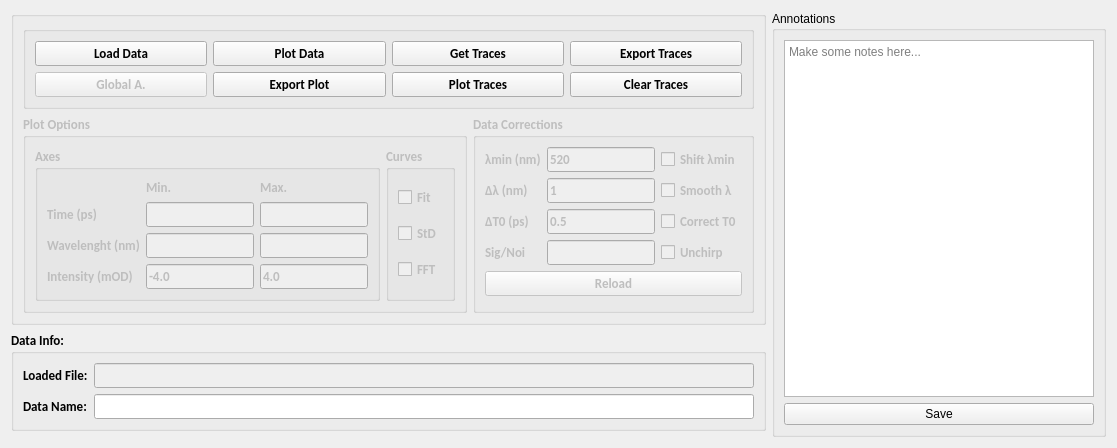
<?xml version="1.0" encoding="UTF-8"?>
<ui version="4.0">
 <class>Form</class>
 <widget class="QWidget" name="Form">
  <property name="geometry">
   <rect>
    <x>0</x>
    <y>0</y>
    <width>1117</width>
    <height>448</height>
   </rect>
  </property>
  <property name="windowTitle">
   <string>Form</string>
  </property>
  <layout class="QGridLayout" name="gridLayout_9">
   <item row="0" column="0">
    <widget class="QGroupBox" name="groupBox_2">
     <property name="font">
      <font>
       <family>Calibri</family>
       <pointsize>10</pointsize>
       <weight>75</weight>
       <bold>true</bold>
      </font>
     </property>
     <property name="title">
      <string/>
     </property>
     <property name="flat">
      <bool>false</bool>
     </property>
     <layout class="QGridLayout" name="gridLayout_4">
      <item row="0" column="0" colspan="2">
       <widget class="QGroupBox" name="buttons_box">
        <property name="enabled">
         <bool>true</bool>
        </property>
        <property name="sizePolicy">
         <sizepolicy hsizetype="Expanding" vsizetype="Preferred">
          <horstretch>0</horstretch>
          <verstretch>0</verstretch>
         </sizepolicy>
        </property>
        <property name="font">
         <font>
          <family>Calibri</family>
          <pointsize>10</pointsize>
          <weight>75</weight>
          <bold>true</bold>
         </font>
        </property>
        <property name="title">
         <string/>
        </property>
        <layout class="QGridLayout" name="gridLayout_5">
         <item row="0" column="3">
          <widget class="QPushButton" name="exporttraces_button">
           <property name="enabled">
            <bool>true</bool>
           </property>
           <property name="font">
            <font>
             <family>Calibri</family>
             <pointsize>10</pointsize>
             <weight>75</weight>
             <bold>true</bold>
            </font>
           </property>
           <property name="text">
            <string>Export Traces</string>
           </property>
           <property name="checkable">
            <bool>false</bool>
           </property>
          </widget>
         </item>
         <item row="3" column="1">
          <widget class="QPushButton" name="exportplot_button">
           <property name="enabled">
            <bool>true</bool>
           </property>
           <property name="font">
            <font>
             <family>Calibri</family>
             <pointsize>10</pointsize>
             <weight>75</weight>
             <bold>true</bold>
            </font>
           </property>
           <property name="text">
            <string>Export Plot</string>
           </property>
           <property name="checkable">
            <bool>false</bool>
           </property>
          </widget>
         </item>
         <item row="0" column="2">
          <widget class="QPushButton" name="gettraces_button">
           <property name="enabled">
            <bool>true</bool>
           </property>
           <property name="font">
            <font>
             <family>Calibri</family>
             <pointsize>10</pointsize>
             <weight>75</weight>
             <bold>true</bold>
            </font>
           </property>
           <property name="text">
            <string>Get Traces</string>
           </property>
           <property name="checkable">
            <bool>false</bool>
           </property>
          </widget>
         </item>
         <item row="3" column="2">
          <widget class="QPushButton" name="plottraces_button">
           <property name="enabled">
            <bool>true</bool>
           </property>
           <property name="font">
            <font>
             <family>Calibri</family>
             <pointsize>10</pointsize>
             <weight>75</weight>
             <bold>true</bold>
            </font>
           </property>
           <property name="text">
            <string>Plot Traces</string>
           </property>
           <property name="checkable">
            <bool>false</bool>
           </property>
          </widget>
         </item>
         <item row="3" column="3">
          <widget class="QPushButton" name="cleartraces_button">
           <property name="enabled">
            <bool>true</bool>
           </property>
           <property name="font">
            <font>
             <family>Calibri</family>
             <pointsize>10</pointsize>
             <weight>75</weight>
             <bold>true</bold>
            </font>
           </property>
           <property name="text">
            <string>Clear Traces</string>
           </property>
           <property name="checkable">
            <bool>false</bool>
           </property>
          </widget>
         </item>
         <item row="0" column="1">
          <widget class="QPushButton" name="plotData_button">
           <property name="enabled">
            <bool>true</bool>
           </property>
           <property name="font">
            <font>
             <family>Calibri</family>
             <pointsize>10</pointsize>
             <weight>75</weight>
             <bold>true</bold>
            </font>
           </property>
           <property name="text">
            <string>Plot Data</string>
           </property>
           <property name="checkable">
            <bool>false</bool>
           </property>
          </widget>
         </item>
         <item row="0" column="0">
          <widget class="QPushButton" name="loadData_button">
           <property name="font">
            <font>
             <family>Calibri</family>
             <pointsize>10</pointsize>
             <weight>75</weight>
             <bold>true</bold>
            </font>
           </property>
           <property name="text">
            <string>Load Data</string>
           </property>
           <property name="checkable">
            <bool>false</bool>
           </property>
          </widget>
         </item>
         <item row="3" column="0">
          <widget class="QPushButton" name="globalA_button">
           <property name="enabled">
            <bool>false</bool>
           </property>
           <property name="font">
            <font>
             <family>Calibri</family>
             <pointsize>10</pointsize>
             <weight>75</weight>
             <bold>true</bold>
            </font>
           </property>
           <property name="text">
            <string>Global A.</string>
           </property>
           <property name="checkable">
            <bool>false</bool>
           </property>
          </widget>
         </item>
        </layout>
       </widget>
      </item>
      <item row="1" column="0">
       <widget class="QGroupBox" name="plotOpt_box">
        <property name="enabled">
         <bool>false</bool>
        </property>
        <property name="font">
         <font>
          <family>Calibri</family>
          <pointsize>10</pointsize>
          <weight>75</weight>
          <bold>true</bold>
         </font>
        </property>
        <property name="title">
         <string>Plot Options</string>
        </property>
        <property name="flat">
         <bool>true</bool>
        </property>
        <layout class="QGridLayout" name="gridLayout_6">
         <item row="0" column="0">
          <widget class="QGroupBox" name="groupBox_5">
           <property name="font">
            <font>
             <family>Calibri</family>
             <pointsize>10</pointsize>
             <weight>75</weight>
             <bold>true</bold>
            </font>
           </property>
           <property name="title">
            <string>Axes</string>
           </property>
           <layout class="QGridLayout" name="gridLayout">
            <item row="0" column="1">
             <widget class="QLabel" name="label_3">
              <property name="font">
               <font>
                <family>Calibri</family>
                <pointsize>10</pointsize>
                <weight>75</weight>
                <bold>true</bold>
               </font>
              </property>
              <property name="text">
               <string>Min.</string>
              </property>
             </widget>
            </item>
            <item row="0" column="2">
             <widget class="QLabel" name="label_2">
              <property name="font">
               <font>
                <family>Calibri</family>
                <pointsize>10</pointsize>
                <weight>75</weight>
                <bold>true</bold>
               </font>
              </property>
              <property name="text">
               <string>Max.</string>
              </property>
             </widget>
            </item>
            <item row="1" column="0">
             <widget class="QLabel" name="label">
              <property name="font">
               <font>
                <family>Calibri</family>
                <pointsize>10</pointsize>
                <weight>75</weight>
                <bold>true</bold>
               </font>
              </property>
              <property name="text">
               <string>Time (ps)</string>
              </property>
             </widget>
            </item>
            <item row="1" column="1">
             <widget class="QLineEdit" name="time_min">
              <property name="font">
               <font>
                <family>Calibri</family>
                <pointsize>10</pointsize>
                <weight>75</weight>
                <bold>true</bold>
               </font>
              </property>
              <property name="inputMask">
               <string/>
              </property>
              <property name="text">
               <string/>
              </property>
             </widget>
            </item>
            <item row="1" column="2">
             <widget class="QLineEdit" name="time_max">
              <property name="font">
               <font>
                <family>Calibri</family>
                <pointsize>10</pointsize>
                <weight>75</weight>
                <bold>true</bold>
               </font>
              </property>
              <property name="inputMask">
               <string/>
              </property>
             </widget>
            </item>
            <item row="2" column="0">
             <widget class="QLabel" name="label_4">
              <property name="font">
               <font>
                <family>Calibri</family>
                <pointsize>10</pointsize>
                <weight>75</weight>
                <bold>true</bold>
               </font>
              </property>
              <property name="text">
               <string>Wavelenght (nm)</string>
              </property>
             </widget>
            </item>
            <item row="2" column="1">
             <widget class="QLineEdit" name="wlen_min">
              <property name="font">
               <font>
                <family>Calibri</family>
                <pointsize>10</pointsize>
                <weight>75</weight>
                <bold>true</bold>
               </font>
              </property>
              <property name="inputMask">
               <string/>
              </property>
              <property name="text">
               <string/>
              </property>
             </widget>
            </item>
            <item row="2" column="2">
             <widget class="QLineEdit" name="wlen_max">
              <property name="font">
               <font>
                <family>Calibri</family>
                <pointsize>10</pointsize>
                <weight>75</weight>
                <bold>true</bold>
               </font>
              </property>
              <property name="inputMask">
               <string/>
              </property>
              <property name="text">
               <string/>
              </property>
             </widget>
            </item>
            <item row="3" column="0">
             <widget class="QLabel" name="label_15">
              <property name="font">
               <font>
                <family>Calibri</family>
                <pointsize>10</pointsize>
                <weight>75</weight>
                <bold>true</bold>
               </font>
              </property>
              <property name="text">
               <string>Intensity (mOD)</string>
              </property>
             </widget>
            </item>
            <item row="3" column="1">
             <widget class="QLineEdit" name="inty_min">
              <property name="font">
               <font>
                <family>Calibri</family>
                <pointsize>10</pointsize>
                <weight>75</weight>
                <bold>true</bold>
               </font>
              </property>
              <property name="text">
               <string>-4.0</string>
              </property>
              <property name="maxLength">
               <number>32767</number>
              </property>
             </widget>
            </item>
            <item row="3" column="2">
             <widget class="QLineEdit" name="inty_max">
              <property name="font">
               <font>
                <family>Calibri</family>
                <pointsize>10</pointsize>
                <weight>75</weight>
                <bold>true</bold>
               </font>
              </property>
              <property name="inputMask">
               <string/>
              </property>
              <property name="text">
               <string>4.0</string>
              </property>
             </widget>
            </item>
           </layout>
          </widget>
         </item>
         <item row="0" column="1">
          <widget class="QGroupBox" name="groupBox_4">
           <property name="font">
            <font>
             <family>Calibri</family>
             <pointsize>10</pointsize>
             <weight>75</weight>
             <bold>true</bold>
            </font>
           </property>
           <property name="title">
            <string>Curves</string>
           </property>
           <layout class="QGridLayout" name="gridLayout_3">
            <item row="0" column="0">
             <widget class="QCheckBox" name="fit_checkbox">
              <property name="font">
               <font>
                <family>Calibri</family>
                <pointsize>10</pointsize>
                <weight>75</weight>
                <bold>true</bold>
               </font>
              </property>
              <property name="text">
               <string>Fit</string>
              </property>
             </widget>
            </item>
            <item row="1" column="0">
             <widget class="QCheckBox" name="std_checkbox">
              <property name="font">
               <font>
                <family>Calibri</family>
                <pointsize>10</pointsize>
                <weight>75</weight>
                <bold>true</bold>
               </font>
              </property>
              <property name="text">
               <string>StD</string>
              </property>
             </widget>
            </item>
            <item row="2" column="0">
             <widget class="QCheckBox" name="fft_checkbox">
              <property name="font">
               <font>
                <family>Calibri</family>
                <pointsize>10</pointsize>
                <weight>75</weight>
                <bold>true</bold>
               </font>
              </property>
              <property name="text">
               <string>FFT</string>
              </property>
             </widget>
            </item>
           </layout>
          </widget>
         </item>
        </layout>
       </widget>
      </item>
      <item row="1" column="1">
       <widget class="QGroupBox" name="dataOpt_box">
        <property name="enabled">
         <bool>false</bool>
        </property>
        <property name="font">
         <font>
          <family>Calibri</family>
          <pointsize>10</pointsize>
          <weight>75</weight>
          <bold>true</bold>
         </font>
        </property>
        <property name="title">
         <string>Data Corrections</string>
        </property>
        <property name="flat">
         <bool>true</bool>
        </property>
        <layout class="QGridLayout" name="gridLayout_2">
         <item row="0" column="0">
          <widget class="QLabel" name="label_13">
           <property name="font">
            <font>
             <family>Calibri</family>
             <pointsize>10</pointsize>
             <weight>75</weight>
             <bold>true</bold>
            </font>
           </property>
           <property name="toolTip">
            <string>&lt;html&gt;&lt;head/&gt;&lt;body&gt;&lt;p&gt;Min lambda probe&lt;/p&gt;&lt;/body&gt;&lt;/html&gt;</string>
           </property>
           <property name="text">
            <string>λmin (nm)</string>
           </property>
          </widget>
         </item>
         <item row="0" column="1">
          <widget class="QLineEdit" name="W0_value">
           <property name="font">
            <font>
             <family>Calibri</family>
             <pointsize>10</pointsize>
             <weight>75</weight>
             <bold>true</bold>
            </font>
           </property>
           <property name="inputMask">
            <string/>
           </property>
           <property name="text">
            <string>520</string>
           </property>
          </widget>
         </item>
         <item row="0" column="2">
          <widget class="QCheckBox" name="w0_checkbox">
           <property name="font">
            <font>
             <family>Calibri</family>
             <pointsize>10</pointsize>
             <weight>75</weight>
             <bold>true</bold>
            </font>
           </property>
           <property name="text">
            <string>Shift λmin</string>
           </property>
          </widget>
         </item>
         <item row="1" column="0">
          <widget class="QLabel" name="label_12">
           <property name="font">
            <font>
             <family>Calibri</family>
             <pointsize>10</pointsize>
             <weight>75</weight>
             <bold>true</bold>
            </font>
           </property>
           <property name="toolTip">
            <string>&lt;html&gt;&lt;head/&gt;&lt;body&gt;&lt;p&gt;Lambda averaging step&lt;/p&gt;&lt;/body&gt;&lt;/html&gt;</string>
           </property>
           <property name="text">
            <string>Δλ (nm)</string>
           </property>
          </widget>
         </item>
         <item row="1" column="1">
          <widget class="QLineEdit" name="delta_wl">
           <property name="font">
            <font>
             <family>Calibri</family>
             <pointsize>10</pointsize>
             <weight>75</weight>
             <bold>true</bold>
            </font>
           </property>
           <property name="inputMask">
            <string/>
           </property>
           <property name="text">
            <string>1</string>
           </property>
          </widget>
         </item>
         <item row="1" column="2">
          <widget class="QCheckBox" name="dlambda_checkbox">
           <property name="font">
            <font>
             <family>Calibri</family>
             <pointsize>10</pointsize>
             <weight>75</weight>
             <bold>true</bold>
            </font>
           </property>
           <property name="text">
            <string>Smooth λ</string>
           </property>
          </widget>
         </item>
         <item row="2" column="0">
          <widget class="QLabel" name="label_7">
           <property name="font">
            <font>
             <family>Calibri</family>
             <pointsize>10</pointsize>
             <weight>75</weight>
             <bold>true</bold>
            </font>
           </property>
           <property name="toolTip">
            <string>&lt;html&gt;&lt;head/&gt;&lt;body&gt;&lt;p&gt;Time before T0&lt;/p&gt;&lt;/body&gt;&lt;/html&gt;</string>
           </property>
           <property name="text">
            <string>ΔT0 (ps)</string>
           </property>
          </widget>
         </item>
         <item row="2" column="1">
          <widget class="QLineEdit" name="T0_value">
           <property name="font">
            <font>
             <family>Calibri</family>
             <pointsize>10</pointsize>
             <weight>75</weight>
             <bold>true</bold>
            </font>
           </property>
           <property name="inputMask">
            <string/>
           </property>
           <property name="text">
            <string>0.5</string>
           </property>
          </widget>
         </item>
         <item row="2" column="2">
          <widget class="QCheckBox" name="t0_checkbox">
           <property name="font">
            <font>
             <family>Calibri</family>
             <pointsize>10</pointsize>
             <weight>75</weight>
             <bold>true</bold>
            </font>
           </property>
           <property name="text">
            <string>Correct T0</string>
           </property>
          </widget>
         </item>
         <item row="3" column="0">
          <widget class="QLabel" name="label_8">
           <property name="enabled">
            <bool>false</bool>
           </property>
           <property name="font">
            <font>
             <family>Calibri</family>
             <pointsize>10</pointsize>
             <weight>75</weight>
             <bold>true</bold>
            </font>
           </property>
           <property name="toolTip">
            <string>&lt;html&gt;&lt;head/&gt;&lt;body&gt;&lt;p&gt;Noise level&lt;/p&gt;&lt;/body&gt;&lt;/html&gt;</string>
           </property>
           <property name="text">
            <string>Sig/Noi</string>
           </property>
          </widget>
         </item>
         <item row="3" column="1">
          <widget class="QLineEdit" name="I0_value">
           <property name="enabled">
            <bool>false</bool>
           </property>
           <property name="font">
            <font>
             <family>Calibri</family>
             <pointsize>10</pointsize>
             <weight>75</weight>
             <bold>true</bold>
            </font>
           </property>
           <property name="inputMask">
            <string/>
           </property>
           <property name="text">
            <string/>
           </property>
          </widget>
         </item>
         <item row="3" column="2">
          <widget class="QCheckBox" name="chirp_checkbox">
           <property name="font">
            <font>
             <family>Calibri</family>
             <pointsize>10</pointsize>
             <weight>75</weight>
             <bold>true</bold>
            </font>
           </property>
           <property name="text">
            <string>Unchirp</string>
           </property>
          </widget>
         </item>
         <item row="4" column="0" colspan="3">
          <widget class="QPushButton" name="correctData_button">
           <property name="font">
            <font>
             <family>Calibri</family>
             <pointsize>10</pointsize>
             <weight>75</weight>
             <bold>true</bold>
            </font>
           </property>
           <property name="text">
            <string>Reload</string>
           </property>
           <property name="checkable">
            <bool>false</bool>
           </property>
          </widget>
         </item>
        </layout>
       </widget>
      </item>
     </layout>
    </widget>
   </item>
   <item row="0" column="1" rowspan="3">
    <widget class="QGroupBox" name="groupBox_3">
     <property name="title">
      <string>Annotations</string>
     </property>
     <layout class="QGridLayout" name="gridLayout_8">
      <item row="0" column="0">
       <widget class="QTextEdit" name="annotations">
        <property name="placeholderText">
         <string>Make some notes here...</string>
        </property>
       </widget>
      </item>
      <item row="1" column="0">
       <widget class="QPushButton" name="savenotes_button">
        <property name="text">
         <string>Save</string>
        </property>
       </widget>
      </item>
     </layout>
    </widget>
   </item>
   <item row="1" column="0">
    <widget class="QGroupBox" name="groupBox">
     <property name="font">
      <font>
       <family>Calibri</family>
       <pointsize>10</pointsize>
       <weight>75</weight>
       <bold>true</bold>
      </font>
     </property>
     <property name="title">
      <string>Data Info:</string>
     </property>
     <layout class="QGridLayout" name="gridLayout_7">
      <item row="0" column="0">
       <widget class="QLabel" name="label_5">
        <property name="font">
         <font>
          <family>Calibri</family>
          <pointsize>10</pointsize>
          <weight>75</weight>
          <bold>true</bold>
         </font>
        </property>
        <property name="text">
         <string>Loaded File:</string>
        </property>
       </widget>
      </item>
      <item row="0" column="1">
       <widget class="QLineEdit" name="filename_loaded">
        <property name="enabled">
         <bool>false</bool>
        </property>
        <property name="font">
         <font>
          <family>Calibri</family>
          <pointsize>10</pointsize>
          <weight>75</weight>
          <bold>true</bold>
         </font>
        </property>
       </widget>
      </item>
      <item row="1" column="0">
       <widget class="QLabel" name="label_6">
        <property name="font">
         <font>
          <family>Calibri</family>
          <pointsize>10</pointsize>
          <weight>75</weight>
          <bold>true</bold>
         </font>
        </property>
        <property name="text">
         <string>Data Name:</string>
        </property>
       </widget>
      </item>
      <item row="1" column="1">
       <widget class="QLineEdit" name="dataname_input">
        <property name="font">
         <font>
          <family>Calibri</family>
          <pointsize>10</pointsize>
          <weight>75</weight>
          <bold>true</bold>
         </font>
        </property>
        <property name="text">
         <string/>
        </property>
       </widget>
      </item>
     </layout>
    </widget>
   </item>
   <item row="2" column="0">
    <spacer name="verticalSpacer">
     <property name="font">
      <font>
       <family>Calibri</family>
       <pointsize>10</pointsize>
       <weight>75</weight>
       <bold>true</bold>
      </font>
     </property>
     <property name="orientation">
      <enum>Qt::Vertical</enum>
     </property>
     <property name="sizeHint" stdset="0">
      <size>
       <width>20</width>
       <height>40</height>
      </size>
     </property>
    </spacer>
   </item>
  </layout>
 </widget>
 <resources/>
 <connections/>
</ui>
